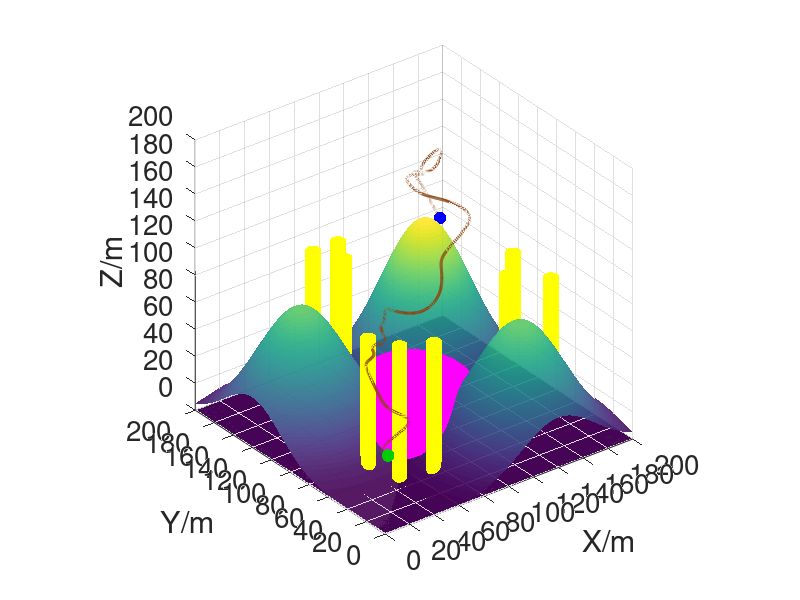

MATLAB code for this plot: (Note: this script raises an error after producing the figure.)
function AVSS_RRT_dynamic()
% ================================================================
%  AVSS-RRT 动态障碍物三维路径规划与实时避障
% ----------------------------------------------------------------
%  在 AVSS_RRT.m 的基础上, 加入动态障碍物(黑色球, 在设定的两点
%  之间往返运动), 实现无人机沿路径飞行时的实时避障:
%
%   1) 先对"静态障碍物"(高斯山体/球形禁飞区/圆柱群)用 AVSS-RRT
%      规划出一条全局最优路径(棕色实线, 图中始终显示);
%   2) 无人机沿该路径逐步飞行, 每个时间步动态障碍物随之移动;
%   3) 若无人机前方一段距离内(look-ahead)将与某个动态障碍物相遇,
%      则脱离原轨迹向侧向/上方小幅绕行(不改动全局路径);
%   4) 障碍物走开、前方畅通后, 无人机回归全局最优路径继续飞行;
%   5) 动画显示: 棕色实线=规划路径, 红色实线=已飞行轨迹,
%      黑色球=动态障碍物, 绿/蓝球=起点/终点。
%
%  地形: 采用 map.m 中定义的三座高斯山体、球形禁飞区、九根圆柱障碍。
%  起点 [10,10,50] (绿色球), 终点 [190,190,80] (蓝色球)。
% ================================================================
clear; clc; close all;
rng(1);   % 固定随机种子, 结果可复现

%% ------------------ 1. 地图与静态障碍物参数 (与 map.m 一致) ------
world.xlim = [0 200];
world.ylim = [0 200];
world.zlim = [0 200];

% --- 三座高斯山体 [x0, y0, A(峰值), sigma] ---
world.mountains = [ 40 140  90 30;
                   140  40  90 30;
                   140 140 120 30];

% --- 球形禁飞区 [cx, cy, cz, r] ---
world.sphere = [100 100 0 50];

% --- 九根圆柱障碍 [x0, y0, height], 半径统一 ---
world.cyl_r = 5;
world.cylinders = [ 40  70 100;
                    70  40 100;
                    50  50 100;
                    90 160 100;
                   160  80 100;
                    80 180 100;
                   100 180 100;
                   180  60 100;
                   180 100 100];

world.safe = 3.0;        % 无人机安全距离(机体约束)

% --- 动态障碍物初始为空, 用于静态规划阶段 ---
world.dyn = [];          % 每行 [cx cy cz], 无动态障碍时为空

%% ------------------ 2. 动态障碍物参数 (与 untitled.m 一致) -------
% 每行 [起点x y z, 终点x y z, 方向(±1)], 障碍在起点<->终点之间往返
dyn.num   = 11;
dyn.r     = 5;           % 动态障碍物半径
dyn.speed = 1;           % 每个时间步移动的距离
% 前 5 行: 与 untitled.m 一致的原始动态障碍物;
% 后 6 行: 新增障碍物, 其往返线段均"垂直横穿"静态规划路径(在弧长
%          s≈40/100/120/180/220/300 m 处), 使避障过程频繁可见。
dyn.params = [
    150,  90, 68,  35,  85, 68, 1;
     95,  40, 60,  92, 140, 60, 1;
     50,  10, 10,  10,  80, 80, 1;
     56, 125, 75, 124, 56, 75, 1;
     95, 130, 75, 146, 90, 75, 1;
     29,  37, 53,  54, 11, 53, 1;
     61,  74, 73,  81, 52, 73, 1;
     87,  73, 75,  91, 42, 75, 1;
    106, 113, 81, 134, 97, 81, 1;
    154, 124, 99, 139, 95, 99, 1;
    156, 168,102, 184,151,102, 1;
];
dyn.curr = dyn.params(:, 1:3);   % 当前中心位置 (N x 3)

%% ------------------ 3. 起点 / 终点 -------------------------------
start = [ 10  10 50];
goal  = [190 190 80];

%% ------------------ 4. AVSS-RRT 参数 ----------------------------
params.max_iter   = 8000;   % 最大迭代次数
params.p_goal     = 0.15;   % Goal-bias 采样概率
params.step_min   = 3;      % 最小步长(障碍物附近)
params.step_max   = 18;     % 最大步长(空旷区域)
params.goal_tol   = 8;      % 到达终点的容差
params.edge_res   = 1.5;    % 边碰撞检测的采样分辨率

% --- 动态避障相关 ---
sim.uav_speed   = 2.0;      % 无人机每个时间步飞行的距离
sim.look_ahead  = 12;       % 前视距离: 检查前方多远是否会撞动态障碍
sim.max_steps   = 3000;     % 仿真最大时间步(防止死循环)

%% ------------------ 5. 初始路径规划 (仅静态障碍) -----------------
fprintf('AVSS-RRT 初始路径规划(静态障碍物) ...\n');
tic;
[path, ~, success] = avss_rrt_plan(start, goal, world, params);
t_plan = toc;
if ~success || isempty(path)
    error('初始路径规划失败, 请调整参数或检查地图。');
end
path = smooth_path_cubic(path);
fprintf('初始规划完成: 用时 %.3f s, 路径长度 %.2f m。\n', ...
        t_plan, path_length(path));

% 用四类动态障碍物(直线×3 圆弧×3 变速×4 垂直×4)覆盖上方旧硬编码障碍,
% 沿 AVSS-RRT 静态路径弧长生成, 取代原来的 11 个直线往返障碍。
dyn = gen_dyn_v2(path);

%% ------------------ 6. 绘制场景 ----------------------------------
draw_world(world);
hold on;

% 起点(绿色球) / 终点(蓝色球)
draw_ball(start, 4, [0 0.8 0]);
draw_ball(goal,  4, [0 0 1]);

% 规划路径(棕色实线, 静态规划得到的全局最优路径) 与已飞行轨迹(红实线)
% 棕色避开地图中其他物体颜色: 山体(蓝绿黄渐变)、禁飞区(品红)、圆柱(黄)、
% 起点(绿)、终点(蓝)、动态障碍(黑)。
col_plan  = [0.55 0.27 0.07];   % 棕色: 规划路径
col_trail = [0.85 0.0 0.0];     % 正红: 已飞行轨迹
h_plan  = plot3(path(:,1), path(:,2), path(:,3), ...
                '-', 'Color', col_plan, 'LineWidth', 2.2);
h_trail = plot3(start(1), start(2), start(3), ...
                '-',  'Color', col_trail, 'LineWidth', 3);
% 无人机当前位置(红色实心点)
h_uav = plot3(start(1), start(2), start(3), 'o', ...
              'MarkerFaceColor', col_trail, 'MarkerEdgeColor', 'none', ...
              'MarkerSize', 8);

% 动态障碍物句柄(按四类运动着色: 红=直线 蓝=圆弧 绿=变速 橙=垂直)
[Xd, Yd, Zd] = sphere(20);
Xd = Xd*dyn.r; Yd = Yd*dyn.r; Zd = Zd*dyn.r;
h_dyn = gobjects(dyn.num, 1);
for i = 1:dyn.num
    c = dyn.curr(i,:);
    h_dyn(i) = surf(c(1)+Xd, c(2)+Yd, c(3)+Zd, ...
                    'FaceColor', type_color(dyn.obs{i}.type), ...
                    'EdgeColor','none','FaceAlpha',1.0);
end

legend_h = [ plot3(nan,nan,nan,'-','Color',col_trail,'LineWidth',3), ...
             plot3(nan,nan,nan,'-','Color',col_plan,'LineWidth',2.2), ...
             plot3(nan,nan,nan,'o','MarkerFaceColor',type_color(1), ...
                   'MarkerEdgeColor','none','MarkerSize',10), ...
             plot3(nan,nan,nan,'o','MarkerFaceColor',type_color(2), ...
                   'MarkerEdgeColor','none','MarkerSize',10), ...
             plot3(nan,nan,nan,'o','MarkerFaceColor',type_color(3), ...
                   'MarkerEdgeColor','none','MarkerSize',10), ...
             plot3(nan,nan,nan,'o','MarkerFaceColor',type_color(4), ...
                   'MarkerEdgeColor','none','MarkerSize',10), ...
             plot3(nan,nan,nan,'o','MarkerFaceColor',[0 0.8 0], ...
                   'MarkerEdgeColor','none','MarkerSize',10), ...
             plot3(nan,nan,nan,'o','MarkerFaceColor',[0 0 1], ...
                   'MarkerEdgeColor','none','MarkerSize',10)];
legend(legend_h, {'已飞行轨迹','规划路径','直线障碍','圆弧障碍','变速障碍','垂直障碍','起点','终点'}, ...
       'Location','northeast','FontSize',11);
title('AVSS-RRT 动态障碍物路径规划与避障', 'FontSize', 16);
view(45, 30);

%% ------------------ 7. 仿真主循环: 沿全局最优路径飞行 + 局部避障 + 回归 ---
% 策略: 静态规划得到的 path 作为“全局最优路径”, 永不改变(品红实线基准)。
%   - 默认沿全局路径前进(用弧长参数 s_glob 定位);
%   - 若全局路径前方将撞动态障碍, 进入“局部绕行”: 朝侧向/上方偏移一个
%     临时航点躲避, 不改动全局路径;
%   - 障碍走开后, 拉回到全局路径上“最近且前方畅通”的点, 继续沿原路径飞。
fig = gcf;

% 将全局最优路径按弧长密集离散, 便于定位与回归
glob = densify_path(path, 1.0);          % 每 ~1m 一个采样点
glob_cum = [0; cumsum(sqrt(sum(diff(glob).^2, 2)))];   % 累积弧长
glob_len = glob_cum(end);

uav_pos = start;             % 无人机当前位置
trail   = start;            % 已飞行轨迹
s_glob  = 0;                % 当前在全局路径上的弧长进度
detour  = false;            % 是否处于局部绕行状态
detour_cnt = 0;             % 绕行触发次数(统计用)
reached = false;

for step = 1:sim.max_steps
    if ~ishandle(fig); break; end

    % ---- (a) 动态障碍物移动一步(往返运动) ----
    dyn = move_dynamic(dyn);
    world.dyn = dyn.curr;
    dyn_r_safe = dyn.r + world.safe;      % 动态障碍碰撞半径(含安全距离)

    % ---- (b) 检测全局路径前方(从当前进度起)是否会撞动态障碍 ----
    glob_blocked = glob_lookahead_hit(glob, glob_cum, s_glob, ...
                                      dyn.curr, dyn_r_safe, sim.look_ahead);

    if ~glob_blocked
        % ===== 全局路径畅通: 沿全局最优路径前进(必要时先拉回路径) =====
        if detour
            % 刚绕行完毕: 找到全局路径上"最近且前方畅通"的回归点
            s_glob = regain_arc(glob, glob_cum, uav_pos, s_glob, ...
                                dyn.curr, dyn_r_safe, sim.look_ahead);
            detour = false;
            fprintf('第 %d 步: 障碍已避开, 回归全局最优路径。\n', step);
        end
        s_glob = min(glob_len, s_glob + sim.uav_speed);
        target = interp_arc(glob, glob_cum, s_glob);
        uav_pos = move_towards(uav_pos, target, sim.uav_speed);
    else
        % ===== 全局路径被挡: 局部绕行(不改动全局路径) =====
        if ~detour
            detour_cnt = detour_cnt + 1;
            detour = true;
            fprintf('第 %d 步: 全局路径前方有动态障碍, 第 %d 次局部绕行。\n', ...
                    step, detour_cnt);
        end
        % 前瞻的全局路径点作为"绕行想去的方向", 在其周围选一个安全的临时航点
        aim = interp_arc(glob, glob_cum, min(glob_len, s_glob + sim.look_ahead));
        wp = pick_detour_waypoint(uav_pos, aim, goal, world, ...
                                  dyn.curr, dyn_r_safe, sim.uav_speed);
        if isempty(wp)
            % 找不到安全方向 -> 本步悬停等待障碍物移开
        else
            uav_pos = move_towards(uav_pos, wp, sim.uav_speed);
        end
    end
    trail(end+1,:) = uav_pos; %#ok<AGROW>

    % ---- (c) 更新图形 ----
    for i = 1:dyn.num
        c = dyn.curr(i,:);
        set(h_dyn(i), 'XData', c(1)+Xd, 'YData', c(2)+Yd, 'ZData', c(3)+Zd);
    end
    set(h_trail, 'XData', trail(:,1), 'YData', trail(:,2), 'ZData', trail(:,3));
    set(h_uav,   'XData', uav_pos(1), 'YData', uav_pos(2), 'ZData', uav_pos(3));
    drawnow;
    pause(0.02);

    % ---- (d) 到达终点判定 ----
    if norm(uav_pos - goal) <= sim.uav_speed || ...
       (s_glob >= glob_len - 1e-6 && norm(uav_pos - goal) <= params.goal_tol)
        uav_pos = goal;
        set(h_uav, 'XData', goal(1), 'YData', goal(2), 'ZData', goal(3));
        trail(end+1,:) = goal; %#ok<AGROW>
        set(h_trail, 'XData', trail(:,1), 'YData', trail(:,2), 'ZData', trail(:,3));
        drawnow;
        reached = true;
        break;
    end
end

% ---- 最终停止时: 将动态障碍物移到不与已飞行轨迹重合的位置 ----
% 沿每个障碍物的运动线段均匀采样, 取离已飞行轨迹(trail)最远的候选点,
% 使最后一帧黑色障碍球不与红色轨迹重叠。
for i = 1:0   % 四类障碍无"最终重排", 跳过依赖旧 dyn.params 的直线逻辑
    p1 = [0 0 0]; p2 = [0 0 0];
    seg = p2 - p1; L = norm(seg);
    if L > 1e-6
        u = seg / L;
        ss = linspace(0, L, 200)';
        cand = p1 + ss * u;                       % 候选位置 (N x 3)
        dmin = zeros(size(cand,1),1);
        for j = 1:size(cand,1)
            dmin(j) = min(sqrt(sum((trail - cand(j,:)).^2, 2)));
        end
        [~, k] = max(dmin);                       % 离轨迹最远的候选点
        dyn.curr(i,:) = cand(k,:);
    end
    c = dyn.curr(i,:);
    set(h_dyn(i), 'XData', c(1)+Xd, 'YData', c(2)+Yd, 'ZData', c(3)+Zd);
end
drawnow;

if reached
    fprintf('无人机到达终点! 步数 %d, 局部绕行 %d 次, 飞行距离 %.2f m。\n', ...
            step, detour_cnt, path_length(trail));
else
    warning('未在最大步数内到达终点, 可尝试增大 sim.max_steps。');
end
hold off;
end

% ================================================================
%                     动态障碍物运动 & 避障
% ================================================================
function dyn = move_dynamic(dyn)
% 四类动态障碍物各推进一步(按 dyn.obs{i}.type 分派)
for i = 1:dyn.num
    o   = dyn.obs{i};
    cur = dyn.curr(i,:);
    switch o.type
        case 1
            [nxt, o] = step_linear(cur, o);
        case 2
            [nxt, o] = step_circular(cur, o);
        case 3
            [nxt, o] = step_variable(cur, o);
        case 4
            [nxt, o] = step_vertical(cur, o);
        otherwise
            continue;
    end
    dyn.curr(i,:) = nxt;
    dyn.obs{i} = o;
end
end

% ================================================================
%        四类动态障碍物生成 & 单步运动 (替代原直线往返障碍)
% ================================================================
function dyn = gen_dyn_v2(path)
% 沿 AVSS-RRT 路径弧长生成 14 个四类动态障碍物(直线×3 圆弧×3 变速×4 垂直×4)
rng(1, 'twister');

dyn.num  = 14;
dyn.r    = 5;
dyn.curr = zeros(14, 3);
dyn.obs  = cell(14, 1);

seg = sqrt(sum(diff(path).^2, 2));
cum = [0; cumsum(seg)];
[cum, ia] = unique(cum, 'stable');
path = path(ia, :);
L = cum(end);
if L < 30
    dyn.num = 0; dyn.curr = zeros(0,3); dyn.obs = cell(0,1); return;
end

fracs = [0.20 0.24 0.29 0.33 0.37 0.41 0.46 0.50 0.54 0.59 0.63 0.67 0.71 0.76];
types = [1 2 3 4 3 1 4 2 3 4 1 2 3 4];
lin_speeds = [0.5 1.0 1.5];
lin_idx = 0;

for i = 1:14
    si = fracs(i) * L;
    p  = arc_interp(cum, path, si);
    s1 = max(cum(1), si - 3);
    s2 = min(cum(end), si + 3);
    tan = arc_interp(cum, path, s2) - arc_interp(cum, path, s1);
    if norm(tan) < 1e-6, tan = [1 0 0]; end
    tan = tan / norm(tan);
    up = [0 0 1];
    side = cross(tan, up);
    if norm(side) < 1e-6, side = cross(tan, [0 1 0]); end
    side(3) = 0;
    if norm(side) < 1e-6, side = [1 0 0]; end
    side = side / norm(side);

    switch types(i)
        case 1
            lin_idx = lin_idx + 1;
            dyn.obs{i} = make_linear(p, side, lin_speeds(lin_idx));
        case 2
            dyn.obs{i} = make_circular(p, side);
        case 3
            dyn.obs{i} = make_variable(p, side);
        case 4
            dyn.obs{i} = make_vertical(p, side);
    end
    dyn.curr(i,:) = initial_position(dyn.obs{i});
end
end

function p = arc_interp(cum, path, s)
s = min(max(s, cum(1)), cum(end));
p = [interp1(cum, path(:,1), s), interp1(cum, path(:,2), s), interp1(cum, path(:,3), s)];
end

function o = make_linear(p, side, speed)
half_w = 25 + 10*rand;
S = p - side*half_w; S(3) = p(3);
E = p + side*half_w; E(3) = p(3);
o.type = 1; o.S = S; o.E = E;
o.dir = sign(rand - 0.5); if o.dir == 0, o.dir = 1; end
o.speed = speed;
end

function o = make_circular(p, side)
R = 12 + 6*rand;
vt = 0.8 + 0.7*rand;
o.type = 2;
o.center = p + side*(0.6*R); o.center(3) = p(3);
o.R = R; o.omega = vt / R; o.theta = 2*pi*rand;
end

function o = make_variable(p, side)
half_w = 25 + 10*rand;
S = p - side*half_w; S(3) = p(3);
E = p + side*half_w; E(3) = p(3);
o.type = 3; o.S = S; o.E = E;
o.dir = sign(rand - 0.5); if o.dir == 0, o.dir = 1; end
o.v0 = 0.5 + 0.5*rand; o.amp = 0.5; o.period = 20 + 20*rand; o.t = rand*o.period;
end

function o = make_vertical(p, side)
half_w = 15 + 10*rand;
S = p - side*half_w; S(3) = p(3);
E = p + side*half_w; E(3) = p(3);
o.type = 4; o.S = S; o.E = E;
o.dir = sign(rand - 0.5); if o.dir == 0, o.dir = 1; end
o.hspeed = 0.5; o.z0 = p(3); o.A = 15 + 10*rand; o.Tz = 30 + 20*rand; o.t = rand*o.Tz;
end

function pos = initial_position(o)
switch o.type
    case 1
        u = (o.E - o.S) / max(norm(o.E - o.S), 1e-9);
        pos = o.S + u*(rand*norm(o.E - o.S));
    case 2
        pos = [o.center(1)+o.R*cos(o.theta), o.center(2)+o.R*sin(o.theta), o.center(3)];
    case 3
        u = (o.E - o.S) / max(norm(o.E - o.S), 1e-9);
        pos = o.S + u*(rand*norm(o.E - o.S));
    case 4
        u = (o.E - o.S) / max(norm(o.E - o.S), 1e-9);
        d = rand*norm(o.E - o.S);
        pos = [o.S(1)+u(1)*d, o.S(2)+u(2)*d, o.z0 + o.A*sin(2*pi*o.t/o.Tz)];
end
end

function [nxt, o] = step_linear(cur, o)
u = (o.E - o.S) / max(norm(o.E - o.S), 1e-9);
nxt = cur + o.dir*o.speed*u;
if o.dir == 1
    if dot(nxt - o.E, o.E - o.S) >= 0, o.dir = -1; nxt = o.E; end
else
    if dot(nxt - o.S, o.S - o.E) >= 0, o.dir = 1; nxt = o.S; end
end
end

function [nxt, o] = step_circular(cur, o) %#ok<INUSD>
o.theta = o.theta + o.omega;
nxt = [o.center(1)+o.R*cos(o.theta), o.center(2)+o.R*sin(o.theta), o.center(3)];
end

function [nxt, o] = step_variable(cur, o)
o.t = o.t + 1;
spd = o.v0*(1 + o.amp*sin(2*pi*o.t/o.period));
u = (o.E - o.S) / max(norm(o.E - o.S), 1e-9);
nxt = cur + o.dir*spd*u;
if o.dir == 1
    if dot(nxt - o.E, o.E - o.S) >= 0, o.dir = -1; nxt = o.E; end
else
    if dot(nxt - o.S, o.S - o.E) >= 0, o.dir = 1; nxt = o.S; end
end
end

function [nxt, o] = step_vertical(cur, o)
o.t = o.t + 1;
u = (o.E - o.S) / max(norm(o.E - o.S), 1e-9);
h = cur(1:2) + o.dir*o.hspeed*u(1:2);
if o.dir == 1
    if dot(h - o.E(1:2), o.E(1:2) - o.S(1:2)) >= 0, o.dir = -1; h = o.E(1:2); end
else
    if dot(h - o.S(1:2), o.S(1:2) - o.E(1:2)) >= 0, o.dir = 1; h = o.S(1:2); end
end
z = o.z0 + o.A*sin(2*pi*o.t/o.Tz);
nxt = [h, z];
end

function c = type_color(t)
colors = [0.85 0.10 0.10;   % 1 直线: 红
          0.10 0.40 0.90;   % 2 圆弧: 蓝
          0.10 0.60 0.20;   % 3 变速: 绿
          0.90 0.50 0.10];  % 4 垂直: 橙
c = colors(t, :);
end

% ================================================================
%        全局路径跟随 + 局部绕行 + 回归 (工具函数)
% ================================================================
function q = densify_path(path, ds)
% 将折线路径按弧长间隔 ds 密集重采样, 返回稠密点集 (M x 3)
d = [0; cumsum(sqrt(sum(diff(path).^2, 2)))];
if d(end) < 1e-6; q = path; return; end
[d, ia] = unique(d, 'stable'); path = path(ia, :);
tt = (0:ds:d(end))';
if tt(end) < d(end); tt(end+1) = d(end); end
q = [interp1(d, path(:,1), tt), ...
     interp1(d, path(:,2), tt), ...
     interp1(d, path(:,3), tt)];
end

% ----------------------------------------------------------------
function p = interp_arc(glob, glob_cum, s)
% 在全局路径上按弧长 s 取点(线性插值)
s = min(max(s, 0), glob_cum(end));
p = [interp1(glob_cum, glob(:,1), s), ...
     interp1(glob_cum, glob(:,2), s), ...
     interp1(glob_cum, glob(:,3), s)];
end

% ----------------------------------------------------------------
function pos = move_towards(pos, target, spd)
% 从 pos 朝 target 移动最多 spd 距离
v = target - pos; d = norm(v);
if d <= spd || d < 1e-9
    pos = target;
else
    pos = pos + (v/d)*spd;
end
end

% ----------------------------------------------------------------
function hit = glob_lookahead_hit(glob, glob_cum, s0, dyn_pos, dyn_r_safe, look_ahead)
% 沿全局路径从弧长 s0 向前查看 look_ahead 距离, 判断是否会撞动态障碍
hit = false;
if isempty(dyn_pos); return; end
s_end = min(glob_cum(end), s0 + look_ahead);
ns = max(2, ceil((s_end - s0) / 1.5));
for s = linspace(s0, s_end, ns)
    q = interp_arc(glob, glob_cum, s);
    for k = 1:size(dyn_pos,1)
        if norm(q - dyn_pos(k,:)) <= dyn_r_safe
            hit = true; return;
        end
    end
end
end

% ----------------------------------------------------------------
function s_new = regain_arc(glob, glob_cum, uav_pos, s_cur, dyn_pos, dyn_r_safe, look_ahead)
% 障碍避开后, 在全局路径上(当前进度附近向前)寻找“离无人机最近且前方畅通”
% 的回归点弧长。优先回到不倒退的位置, 保证沿原路径继续前进。
best_s = s_cur; best_d = inf;
s_from = s_cur;                       % 不允许倒退
s_to   = min(glob_cum(end), s_cur + look_ahead + 20);
for s = linspace(s_from, s_to, 40)
    p = interp_arc(glob, glob_cum, s);
    if norm(p - uav_pos) < best_d && ...
       ~glob_lookahead_hit(glob, glob_cum, s, dyn_pos, dyn_r_safe, look_ahead)
        best_d = norm(p - uav_pos);
        best_s = s;
    end
end
s_new = best_s;
end

% ----------------------------------------------------------------
function wp = pick_detour_waypoint(uav_pos, aim, goal, world, dyn_pos, dyn_r_safe, spd)
% 局部绕行: 在“朝 aim 前进”的基础上叠加若干候选侧向/垂直偏移, 选一个
% 一步内不撞任何障碍(静态+动态)、且尽量朝目标推进的临时航点。
wp = [];

fwd = aim - uav_pos;
if norm(fwd) < 1e-6; fwd = goal - uav_pos; end
if norm(fwd) < 1e-6; return; end
fwd = fwd / norm(fwd);

% 构造与前进方向垂直的两个基向量(侧向 right、垂直 up)
up0 = [0 0 1];
right = cross(fwd, up0);
if norm(right) < 1e-6; right = [1 0 0]; end
right = right / norm(right);
up = cross(right, fwd); up = up / (norm(up) + 1e-9);

% 候选偏移(单位: 距离), 覆盖左右/上下及其组合, 幅度由小到大
amp = [8 14 20];
dirs = [ right; -right; up; -up; ...
         (right+up); (right-up); (-right+up); (-right-up) ];
dirs = dirs ./ vecnorm(dirs, 2, 2);

best_score = -inf;
for a = amp
    for j = 1:size(dirs,1)
        cand = uav_pos + fwd*spd + dirs(j,:)*a;   % 前进一步 + 侧移
        if ~in_bounds(cand, world); continue; end
        % 一步内路径(uav_pos -> cand)需对静态+动态障碍都安全
        if ~seg_free_dyn(uav_pos, cand, world, dyn_pos, dyn_r_safe); continue; end
        % 评分: 越靠近目标越好, 偏移越小越好
        score = -norm(cand - goal) - 0.3*a;
        if score > best_score
            best_score = score; wp = cand;
        end
    end
    if ~isempty(wp); break; end   % 优先采用幅度最小的可行偏移
end
end

% ----------------------------------------------------------------
function tf = seg_free_dyn(a, b, world, dyn_pos, dyn_r_safe)
% 线段 a->b 对静态障碍(含安全距离)与动态障碍(dyn_r_safe)均无碰撞
L = norm(b - a);
n = max(2, ceil(L / 1.5));
t = linspace(0, 1, n)';
pts = a + t .* (b - a);
for i = 1:n
    if dist_to_obstacles(pts(i,:), world) <= world.safe
        tf = false; return;
    end
    for k = 1:size(dyn_pos,1)
        if norm(pts(i,:) - dyn_pos(k,:)) <= dyn_r_safe
            tf = false; return;
        end
    end
end
tf = true;
end


% ================================================================
%                    AVSS-RRT 核心算法 (含动态障碍)
% ================================================================
function [path, tree, success] = avss_rrt_plan(start, goal, world, params)
% AVSS-RRT 主循环 (碰撞检测同时考虑静态障碍与 world.dyn 动态障碍)
tree.nodes  = start;
tree.parent = 0;
success = false;
path = [];

for it = 1:params.max_iter
    % ---- (1) Goal-bias 采样 ----
    if rand < params.p_goal
        x_rand = goal;
    else
        x_rand = sample_free(world);
    end

    % ---- (2) 最近节点 ----
    [x_near, idx_near] = nearest_node(tree.nodes, x_rand);

    % ---- (3) 自适应可变步长 (AVSS) ----
    step = adaptive_step(x_near, goal, world, params);

    % ---- (4) 向采样点扩展 ----
    dir = x_rand - x_near;
    dist = norm(dir);
    if dist < 1e-6; continue; end
    x_new = x_near + (dir / dist) * min(step, dist);

    if ~in_bounds(x_new, world); continue; end

    % ---- (5) 边碰撞检测(含安全距离机体约束) ----
    if ~collision_free(x_near, x_new, world, params.edge_res)
        continue;
    end

    % ---- (6) 加入新节点 ----
    tree.nodes(end+1,:)  = x_new;
    tree.parent(end+1,1) = idx_near;

    % ---- (7) 尝试直连终点 ----
    if norm(x_new - goal) <= params.goal_tol
        if collision_free(x_new, goal, world, params.edge_res)
            tree.nodes(end+1,:)  = goal;
            tree.parent(end+1,1) = size(tree.nodes,1)-1;
            success = true;
            break;
        end
    end
end

if success
    idx = size(tree.nodes,1);
    while idx ~= 0
        path = [tree.nodes(idx,:); path]; %#ok<AGROW>
        idx = tree.parent(idx);
    end
end
end

% ----------------------------------------------------------------
function step = adaptive_step(x, goal, world, params)
% 自适应可变步长: 综合"离最近障碍距离"与"离目标距离"计算步长
d_obs  = dist_to_obstacles(x, world);
d_goal = norm(x - goal);
r_obs  = min(max((d_obs - world.safe) / params.step_max, 0), 1);
step = params.step_min + (params.step_max - params.step_min) * r_obs;
step = min(step, max(d_goal, params.step_min));
end

% ----------------------------------------------------------------
function x = sample_free(world)
for k = 1:50
    x = [world.xlim(1) + diff(world.xlim)*rand, ...
         world.ylim(1) + diff(world.ylim)*rand, ...
         world.zlim(1) + diff(world.zlim)*rand];
    if dist_to_obstacles(x, world) > world.safe
        return;
    end
end
end

% ----------------------------------------------------------------
function [x_near, idx] = nearest_node(nodes, x)
d = sum((nodes - x).^2, 2);
[~, idx] = min(d);
x_near = nodes(idx,:);
end

% ----------------------------------------------------------------
function tf = in_bounds(x, world)
tf = x(1) >= world.xlim(1) && x(1) <= world.xlim(2) && ...
     x(2) >= world.ylim(1) && x(2) <= world.ylim(2) && ...
     x(3) >= world.zlim(1) && x(3) <= world.zlim(2);
end

% ----------------------------------------------------------------
function tf = collision_free(a, b, world, res)
L = norm(b - a);
n = max(2, ceil(L / res));
t = linspace(0, 1, n)';
pts = a + t .* (b - a);
for i = 1:n
    if dist_to_obstacles(pts(i,:), world) <= world.safe
        tf = false; return;
    end
end
tf = true;
end

% ----------------------------------------------------------------
function d = dist_to_obstacles(x, world)
% 点 x 到"最近障碍表面"的有符号距离(障碍内部为负)。
% 障碍含: 高斯山体、球形禁飞区、圆柱群, 以及当前动态障碍物(world.dyn)。
d = inf;

% ---- 高斯山体地形 ----
h = terrain_height(x(1), x(2), world);
d = min(d, x(3) - h);

% ---- 球形禁飞区 ----
s = world.sphere;
d = min(d, norm(x - s(1:3)) - s(4));

% ---- 圆柱障碍 ----
for i = 1:size(world.cylinders,1)
    c = world.cylinders(i,:);
    dr = norm(x(1:2) - c(1:2)) - world.cyl_r;
    if x(3) <= c(3)
        d_cyl = dr;
    else
        dz = x(3) - c(3);
        if dr < 0
            d_cyl = dz;
        else
            d_cyl = hypot(dr, dz);
        end
    end
    d = min(d, d_cyl);
end

% ---- 动态障碍物(球形) ----
if isfield(world, 'dyn') && ~isempty(world.dyn)
    for i = 1:size(world.dyn,1)
        d = min(d, norm(x - world.dyn(i,:)) - 5);   % 动态障碍半径 5
    end
end
end

% ----------------------------------------------------------------
function h = terrain_height(x, y, world)
h = 0;
for i = 1:size(world.mountains,1)
    m = world.mountains(i,:);
    zi = m(3) * exp(-((x - m(1))^2 + (y - m(2))^2) / (2*m(4)^2));
    h = max(h, zi);
end
end

% ================================================================
%                       路径平滑 & 工具函数
% ================================================================
function sp = smooth_path_cubic(path)
% 三次样条插值平滑, 以弦长参数化; 先剔除过近的重复点
seg = sqrt(sum(diff(path).^2, 2));
keep = [true; seg > 1e-6];
path = path(keep, :);
if size(path,1) < 3
    sp = path; return;
end
d = [0; cumsum(sqrt(sum(diff(path).^2, 2)))];
tt = linspace(0, d(end), max(200, size(path,1)*20))';
sp = [spline(d, path(:,1), tt), ...
      spline(d, path(:,2), tt), ...
      spline(d, path(:,3), tt)];
end

% ----------------------------------------------------------------
function L = path_length(p)
L = sum(sqrt(sum(diff(p).^2, 2)));
end

% ================================================================
%                          绘图函数
% ================================================================
function draw_world(world)
% 复现 map.m 的三维障碍物地图(字体设置与 AVSS_RRT.m 一致)
tick_font_size  = 20;
label_font_size = 20;

map_x = 0:0.5:200;
map_y = 0:0.5:200;
[X, Y] = meshgrid(map_x, map_y);

figure('Position',[100 100 900 800], 'Color','white');

% --- 三座高斯山体 ---
for i = 1:size(world.mountains,1)
    m = world.mountains(i,:);
    Z = m(3) * exp(-((X - m(1)).^2 + (Y - m(2)).^2) / (2*m(4)^2));
    Z(Z < 0) = 0;
    surf(X, Y, Z, 'FaceColor','interp','EdgeColor','none','FaceAlpha',0.9);
    hold on;
end

% --- 球形禁飞区 ---
s = world.sphere;
[Xs, Ys, Zs] = sphere(50);
bx = s(1) + Xs*s(4);  by = s(2) + Ys*s(4);  bz = s(3) + Zs*s(4);
bz(bz < 0) = 0;
surf(bx, by, bz, 'FaceColor',[1 0 1],'EdgeColor','none','FaceAlpha',1.0);

% --- 圆柱障碍(带封顶) ---
[Xc, Yc, Zc] = cylinder(world.cyl_r, 50);
theta = linspace(0, 2*pi, 50);
for i = 1:size(world.cylinders,1)
    c = world.cylinders(i,:);
    surf(c(1)+Xc, c(2)+Yc, c(3)*Zc, ...
         'FaceColor',[1 1 0],'EdgeColor','none','FaceAlpha',1.0);
    tx = c(1) + world.cyl_r*cos(theta);
    ty = c(2) + world.cyl_r*sin(theta);
    tz = repmat(c(3), size(tx));
    fill3(tx, ty, tz, [1 1 0], 'EdgeColor','none','FaceAlpha',1.0);
end

% --- 坐标轴设置 ---
xlabel('X/m','FontSize',label_font_size);
ylabel('Y/m','FontSize',label_font_size);
zlabel('Z/m','FontSize',label_font_size);
xlim([0 200]); ylim([0 200]); zlim([0 200]);
xticks(0:20:200); yticks(0:20:200); zticks(0:20:200);
daspect([1 1 1]);
set(gca,'FontSize',tick_font_size,'Color','white');
grid on;
end

% ----------------------------------------------------------------
function draw_ball(center, r, color)
[Xs, Ys, Zs] = sphere(20);
surf(center(1)+Xs*r, center(2)+Ys*r, center(3)+Zs*r, ...
     'FaceColor',color,'EdgeColor','none','FaceAlpha',1.0);
end
